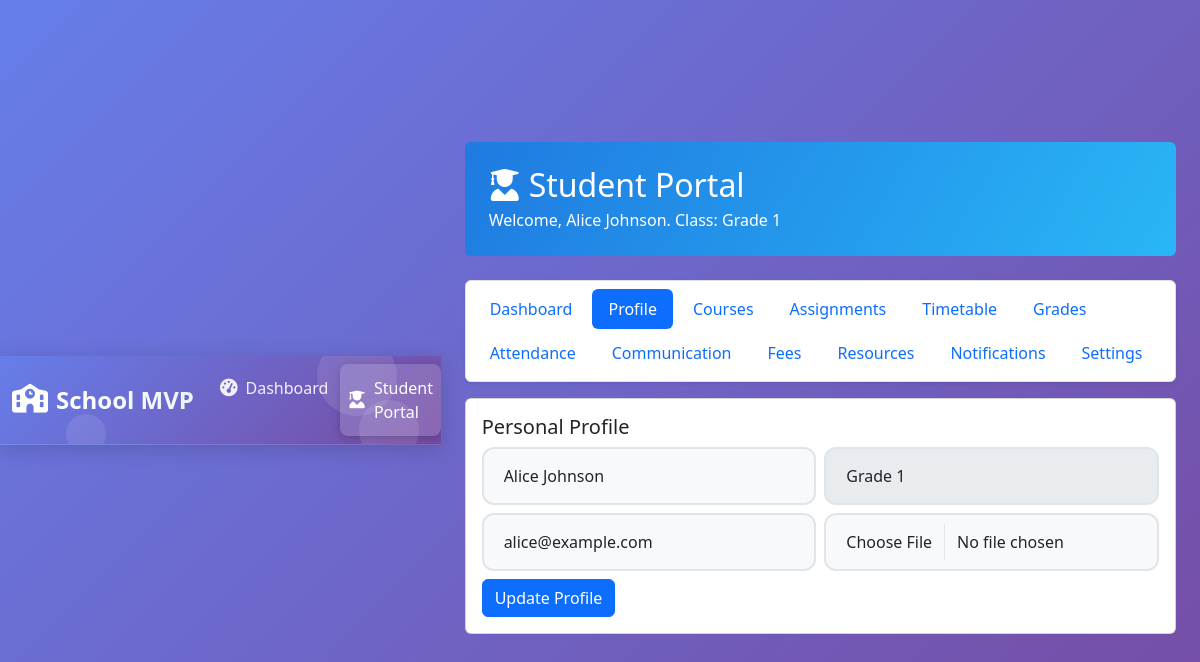
Page /student_portal.php (signed in) on the committed database.
### tables this page shows
CREATE TABLE IF NOT EXISTS students (
  id INT AUTO_INCREMENT PRIMARY KEY,
  name VARCHAR(128) NOT NULL,
  age INT DEFAULT NULL,
  contact VARCHAR(128) DEFAULT NULL,
  class_id INT DEFAULT NULL,
  photo VARCHAR(255) DEFAULT NULL,
  created_at TIMESTAMP DEFAULT CURRENT_TIMESTAMP,
  FOREIGN KEY (class_id) REFERENCES classes(id) ON DELETE SET NULL
);

CREATE TABLE IF NOT EXISTS classes (
  id INT AUTO_INCREMENT PRIMARY KEY,
  name VARCHAR(128) NOT NULL,
  teacher_id INT DEFAULT NULL,
  created_at TIMESTAMP DEFAULT CURRENT_TIMESTAMP,
  FOREIGN KEY (teacher_id) REFERENCES teachers(id) ON DELETE SET NULL
);

### student_portal.php (the view, shortened to what this page needs)
<?php
$user = currentUser();
$pdo = getDb();
$studentId = intval($user['student_id'] ?? 0);
$profileStmt = $pdo->prepare('SELECT s.*, c.name AS class_name, c.id AS class_id FROM students s LEFT JOIN classes c ON c.id = s.class_id WHERE s.id = :id LIMIT 1');
$profileStmt->execute([':id' => $studentId]);
$student = $profileStmt->fetch(PDO::FETCH_ASSOC);
$classId = intval($student['class_id'] ?? 0);
$announcementStmt = $pdo->prepare('SELECT title, body, published_at FROM student_announcements WHERE is_published = 1 AND (class_id IS NULL OR class_id = :class_id) ORDER BY published_at DESC LIMIT 8');
$announcementStmt->execute([':class_id' => $classId]);
$announcements = $announcementStmt->fetchAll(PDO::FETCH_ASSOC);
$eventStmt = $pdo->prepare('SELECT title, description, event_date FROM student_events WHERE event_date >= CURDATE() AND (class_id IS NULL OR class_id = :class_id) ORDER BY event_date ASC LIMIT 8');
$eventStmt->execute([':class_id' => $classId]);
$events = $eventStmt->fetchAll(PDO::FETCH_ASSOC);
$subjectStmt = $pdo->prepare(
    'SELECT sub.id, sub.name, t.name AS teacher_name
     FROM class_subjects cs
     JOIN subjects sub ON sub.id = cs.subject_id
     LEFT JOIN teacher_schedules ts ON ts.class_id = cs.class_id AND ts.subject_id = cs.subject_id
     LEFT JOIN teachers t ON t.id = ts.teacher_id
     WHERE cs.class_id = :class_id
     GROUP BY sub.id, sub.name, t.name
     ORDER BY sub.name'
);
$subjectStmt->execute([':class_id' => $classId]);
$subjects = $subjectStmt->fetchAll(PDO::FETCH_ASSOC);
$attendanceStmt = $pdo->prepare('SELECT `date`, status FROM attendance WHERE student_id = :student_id ORDER BY `date` DESC LIMIT 30');
$attendanceStmt->execute([':student_id' => $studentId]);
$attendanceRows = $attendanceStmt->fetchAll(PDO::FETCH_ASSOC);
$attendanceTotal = count($attendanceRows);
$attendancePresent = 0;
$attendancePercent = $attendanceTotal > 0 ? round(($attendancePresent / $attendanceTotal) * 100, 1) : 0;
$feesStmt = $pdo->prepare(
    'SELECT cf.fee_name, cf.amount, IFNULL(sf.amount_paid, 0) AS amount_paid, cf.due_date
     FROM class_fees cf
     LEFT JOIN student_fees sf ON sf.class_fee_id = cf.id AND sf.student_id = :student_id
     WHERE cf.class_id = :class_id AND cf.is_active = 1
     ORDER BY cf.due_date'
);
$feesStmt->execute([':student_id' => $studentId, ':class_id' => $classId]);
$fees = $feesStmt->fetchAll(PDO::FETCH_ASSOC);
$totalFeeDue = 0.0;
$totalFeePaid = 0.0;
foreach ($fees as $feeRow) {
    $totalFeeDue += (float) $feeRow['amount'];
    $totalFeePaid += (float) $feeRow['amount_paid'];
}
$totalFeeBalance = max(0, $totalFeeDue - $totalFeePaid);
$feeStanding = 'paid';
$pendingAssignments = 0;
$unreadMessages = 0;
$activeSection = trim($_GET['section'] ?? 'profile');
include __DIR__ . '/inc/header.php';
?>
<div class="container mt-4 mb-5">
    <div class="p-4 rounded mb-4" style="background: linear-gradient(120deg, #1f7ae0, #29b6f6); color: #fff;">
        <h2 class="mb-1"><i class="fas fa-user-graduate me-2"></i>Student Portal</h2>
        <p class="mb-0">Welcome, <?= htmlspecialchars($student['name']) ?>. Class: <?= htmlspecialchars($student['class_name'] ?? 'Not assigned') ?></p>
    </div>
    <?php
    $portalNav = [
        'dashboard' => 'Dashboard',
        'profile' => 'Profile',
        'subjects' => 'Courses',
        'assignments' => 'Assignments',
        'timetable' => 'Timetable',
        'grades' => 'Grades',
        'attendance' => 'Attendance',
        'communication' => 'Communication',
        'fees' => 'Fees',
        'resources' => 'Resources',
        'notifications' => 'Notifications',
        'settings' => 'Settings',
    ];
    ?>
    <nav class="nav nav-pills flex-wrap gap-1 mb-3 border rounded p-2 bg-white shadow-sm" aria-label="Student portal sections">
        <?php foreach ($portalNav as $navKey => $navLabel): ?>
            <a class="nav-link py-2 px-3 <?= $activeSection === $navKey ? 'active' : '' ?>"
               href="student_portal.php?section=<?= urlencode($navKey) ?>"><?= htmlspecialchars($navLabel) ?></a>
        <?php endforeach; ?>
    </nav>
    <?php if ($activeSection === 'dashboard'): ?>
            <div class="row g-3 mb-4">
                <div class="col-md-3"><div class="card p-3"><small>Attendance %</small><h4><?= htmlspecialchars((string) $attendancePercent) ?>%</h4></div></div>
                <div class="col-md-3"><div class="card p-3"><small>Subjects</small><h4><?= count($subjects) ?></h4></div></div>
                <div class="col-md-3"><div class="card p-3"><small>Pending Assignments</small><h4><?= $pendingAssignments ?></h4></div></div>
                <div class="col-md-3"><div class="card p-3"><small>Unread Messages</small><h4><?= $unreadMessages ?></h4></div></div>
            </div>
            <div class="alert <?= $feeStanding === 'paid' ? 'alert-success' : ($feeStanding === 'partial' ? 'alert-warning' : 'alert-danger') ?>">
                <strong>Fee Status:</strong>
                <?php if ($feeStanding === 'paid'): ?>
                    Paid in full ✅
                <?php elseif ($feeStanding === 'partial'): ?>
                    Partially paid ⚠️ (Outstanding GHc <?= number_format($totalFeeBalance, 2) ?>)
                <?php else: ?>
                    Not paid ❌
                <?php endif; ?>
            </div>
            <div class="row g-3">
                <div class="col-lg-6">
                    <div class="card p-3 h-100">
                        <h5>Announcements</h5>
                        <?php if (!empty($announcements)): ?>
                            <?php foreach ($announcements as $announcement): ?>
                                <div class="border-bottom mb-2 pb-2">
                                    <strong><?= htmlspecialchars($announcement['title']) ?></strong>
                                    <p class="mb-1"><?= htmlspecialchars($announcement['body']) ?></p>
                                    <small class="text-muted"><?= htmlspecialchars($announcement['published_at']) ?></small>
                                </div>
                            <?php endforeach; ?>
                        <?php else: ?>
                            <div class="alert alert-info mb-0">
                                <i class="fas fa-info-circle me-2"></i>No announcements available yet.
                            </div>
                        <?php endif; ?>
                    </div>
                </div>
                <div class="col-lg-6">
                    <div class="card p-3 h-100">
                        <h5>Upcoming Events / Exams</h5>
                        <?php foreach ($events as $event): ?>
                            <div class="border-bottom mb-2 pb-2">
                                <strong><?= htmlspecialchars($event['title']) ?></strong>
                                <p class="mb-1"><?= htmlspecialchars($event['description'] ?? '') ?></p>
                                <small class="text-muted"><?= htmlspecialchars($event['event_date']) ?></small>
                            </div>
                        <?php endforeach; ?>
                    </div>
                </div>
            </div>
    <?php elseif ($activeSection === 'profile'): ?>
            <div class="card p-3">
                <h5>Personal Profile</h5>
                <form method="post" enctype="multipart/form-data" class="row g-2">
                    <div class="col-md-6"><input class="form-control" name="name" value="<?= htmlspecialchars($student['name']) ?>" required></div>
                    <div class="col-md-6"><input class="form-control" value="<?= htmlspecialchars((string) ($student['class_name'] ?? '')) ?>" disabled></div>
                    <div class="col-md-6"><input class="form-control" name="contact" value="<?= htmlspecialchars((string) ($student['contact'] ?? '')) ?>" placeholder="Email or phone"></div>
                    <div class="col-md-6"><input class="form-control" type="file" name="photo"></div>
                    <div class="col-12"><button class="btn btn-primary" type="submit">Update Profile</button></div>
                </form>
            </div>
    <?php endif; ?>
</div>
<?php include __DIR__ . '/inc/footer.php'; ?>

### assets/css/style.css (style rules this page uses)
body { background: linear-gradient(135deg, #667eea 0%, #764ba2 100%); font-family: 'Segoe UI', Tahoma, Geneva, Verdana, sans-serif; min-height: 100vh; display: flex; align-items: center; justify-content: center; margin: 0; }
.form-control { border: 2px solid #e1e5e9; border-radius: 10px; padding: 12px 15px; font-size: 16px; transition: all 0.3s ease; }
.form-control { border: 2px solid #e1e5e9; border-radius: 12px; padding: 15px 20px; font-size: 16px; transition: all 0.3s ease; background: #f8f9fa; }

### rows in the picture
students: name "Alice Johnson", class.name "Grade 1", contact "alice@example.com"

### other values in the picture
APP_NAME "School MVP"
$navLabel "Dashboard"
$navLabel "Profile"
$navLabel "Courses"
$navLabel "Assignments"
$navLabel "Timetable"
$navLabel "Grades"
$navLabel "Attendance"
$navLabel "Communication"
$navLabel "Fees"
$navLabel "Resources"
$navLabel "Notifications"
$navLabel "Settings"
